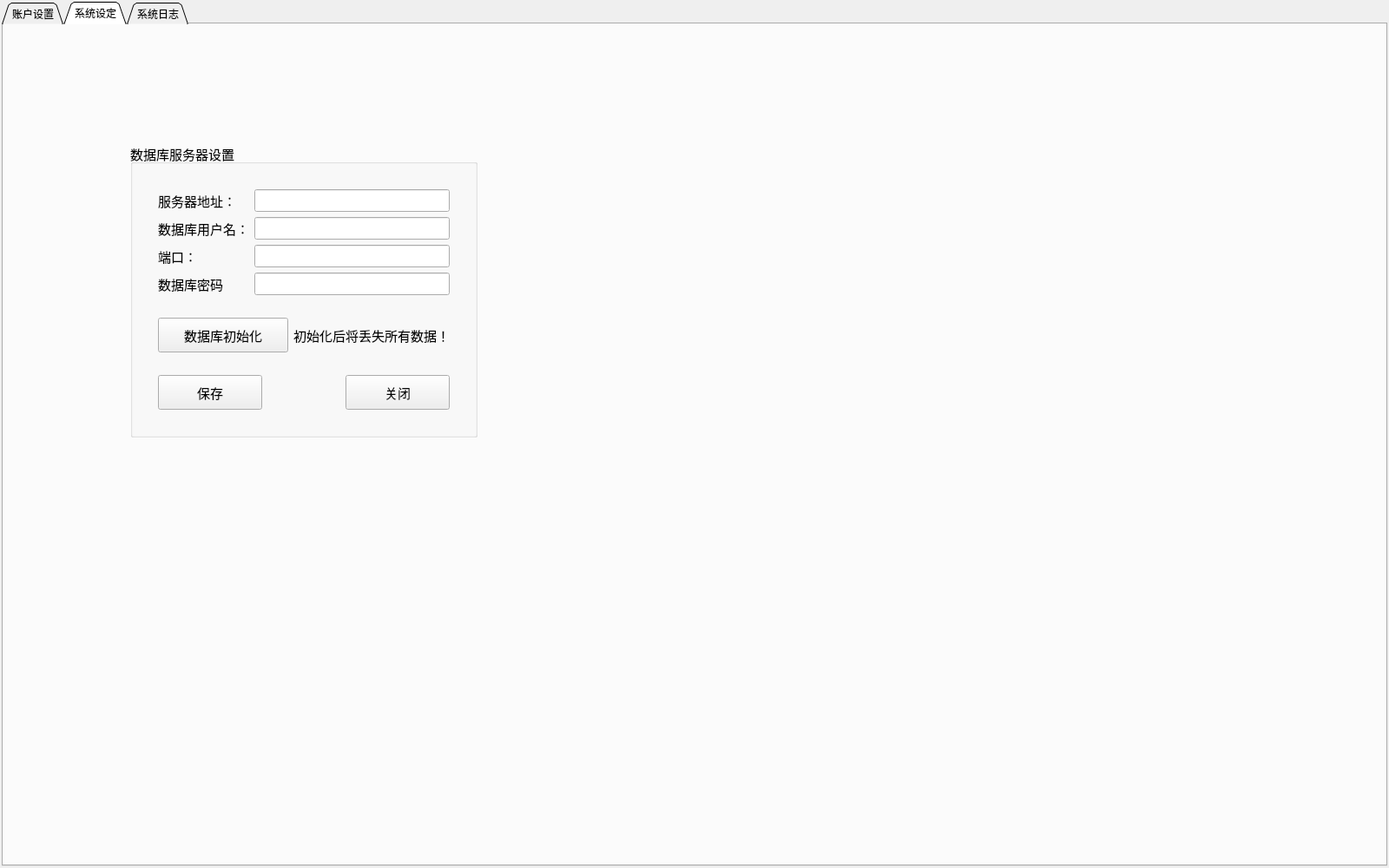
<?xml version="1.0" encoding="UTF-8"?>
<ui version="4.0">
 <class>setting</class>
 <widget class="QWidget" name="setting">
  <property name="geometry">
   <rect>
    <x>0</x>
    <y>0</y>
    <width>1600</width>
    <height>1000</height>
   </rect>
  </property>
  <property name="windowTitle">
   <string>Form</string>
  </property>
  <layout class="QHBoxLayout" name="horizontalLayout">
   <property name="leftMargin">
    <number>2</number>
   </property>
   <property name="topMargin">
    <number>2</number>
   </property>
   <property name="rightMargin">
    <number>2</number>
   </property>
   <property name="bottomMargin">
    <number>2</number>
   </property>
   <item>
    <widget class="QTabWidget" name="settingTabWidget">
     <property name="tabShape">
      <enum>QTabWidget::Triangular</enum>
     </property>
     <property name="currentIndex">
      <number>1</number>
     </property>
     <widget class="QWidget" name="tab">
      <attribute name="title">
       <string>账户设置</string>
      </attribute>
      <layout class="QHBoxLayout" name="horizontalLayout_5">
       <item>
        <layout class="QVBoxLayout" name="verticalLayout_4">
         <item>
          <spacer name="verticalSpacer_6">
           <property name="orientation">
            <enum>Qt::Vertical</enum>
           </property>
           <property name="sizeHint" stdset="0">
            <size>
             <width>20</width>
             <height>40</height>
            </size>
           </property>
          </spacer>
         </item>
         <item>
          <layout class="QHBoxLayout" name="horizontalLayout_4">
           <item>
            <spacer name="horizontalSpacer_3">
             <property name="orientation">
              <enum>Qt::Horizontal</enum>
             </property>
             <property name="sizeHint" stdset="0">
              <size>
               <width>40</width>
               <height>20</height>
              </size>
             </property>
            </spacer>
           </item>
           <item>
            <layout class="QVBoxLayout" name="verticalLayout_3">
             <item>
              <layout class="QVBoxLayout" name="verticalLayout">
               <item>
                <widget class="QLabel" name="label_6">
                 <property name="styleSheet">
                  <string notr="true">font: 75 12pt &quot;Arial&quot;;</string>
                 </property>
                 <property name="text">
                  <string>账户注册</string>
                 </property>
                </widget>
               </item>
               <item>
                <layout class="QGridLayout" name="gridLayout_6">
                 <item row="0" column="0">
                  <layout class="QGridLayout" name="gridLayout_4">
                   <item row="0" column="0">
                    <widget class="QLabel" name="label_7">
                     <property name="text">
                      <string>账号：</string>
                     </property>
                    </widget>
                   </item>
                   <item row="1" column="0">
                    <widget class="QLabel" name="label_9">
                     <property name="text">
                      <string>密码：</string>
                     </property>
                    </widget>
                   </item>
                  </layout>
                 </item>
                 <item row="0" column="1">
                  <layout class="QGridLayout" name="gridLayout_3">
                   <item row="0" column="0">
                    <widget class="QLineEdit" name="registerAcountEdit"/>
                   </item>
                   <item row="1" column="0">
                    <widget class="QLineEdit" name="registerPasswordEdit"/>
                   </item>
                  </layout>
                 </item>
                </layout>
               </item>
               <item>
                <spacer name="verticalSpacer">
                 <property name="orientation">
                  <enum>Qt::Vertical</enum>
                 </property>
                 <property name="sizeHint" stdset="0">
                  <size>
                   <width>20</width>
                   <height>40</height>
                  </size>
                 </property>
                </spacer>
               </item>
               <item>
                <layout class="QHBoxLayout" name="horizontalLayout_2">
                 <item>
                  <widget class="QPushButton" name="registerBtn">
                   <property name="sizePolicy">
                    <sizepolicy hsizetype="Expanding" vsizetype="Fixed">
                     <horstretch>0</horstretch>
                     <verstretch>0</verstretch>
                    </sizepolicy>
                   </property>
                   <property name="minimumSize">
                    <size>
                     <width>120</width>
                     <height>40</height>
                    </size>
                   </property>
                   <property name="text">
                    <string>确认</string>
                   </property>
                  </widget>
                 </item>
                 <item>
                  <spacer name="horizontalSpacer_10">
                   <property name="orientation">
                    <enum>Qt::Horizontal</enum>
                   </property>
                   <property name="sizeHint" stdset="0">
                    <size>
                     <width>40</width>
                     <height>20</height>
                    </size>
                   </property>
                  </spacer>
                 </item>
                 <item>
                  <widget class="QPushButton" name="cancelRegisterBtn">
                   <property name="sizePolicy">
                    <sizepolicy hsizetype="Expanding" vsizetype="Fixed">
                     <horstretch>0</horstretch>
                     <verstretch>0</verstretch>
                    </sizepolicy>
                   </property>
                   <property name="minimumSize">
                    <size>
                     <width>120</width>
                     <height>40</height>
                    </size>
                   </property>
                   <property name="text">
                    <string>取消</string>
                   </property>
                  </widget>
                 </item>
                </layout>
               </item>
              </layout>
             </item>
             <item>
              <spacer name="verticalSpacer_3">
               <property name="orientation">
                <enum>Qt::Vertical</enum>
               </property>
               <property name="sizeHint" stdset="0">
                <size>
                 <width>20</width>
                 <height>40</height>
                </size>
               </property>
              </spacer>
             </item>
             <item>
              <spacer name="verticalSpacer_4">
               <property name="orientation">
                <enum>Qt::Vertical</enum>
               </property>
               <property name="sizeHint" stdset="0">
                <size>
                 <width>20</width>
                 <height>40</height>
                </size>
               </property>
              </spacer>
             </item>
             <item>
              <layout class="QVBoxLayout" name="verticalLayout_2">
               <item>
                <widget class="QLabel" name="label">
                 <property name="styleSheet">
                  <string notr="true">font: 75 12pt &quot;Arial&quot;;</string>
                 </property>
                 <property name="text">
                  <string>密码修改</string>
                 </property>
                </widget>
               </item>
               <item>
                <layout class="QGridLayout" name="gridLayout_5">
                 <item row="0" column="0">
                  <layout class="QGridLayout" name="gridLayout">
                   <item row="0" column="0">
                    <widget class="QLabel" name="label_5">
                     <property name="text">
                      <string>账号：</string>
                     </property>
                    </widget>
                   </item>
                   <item row="1" column="0">
                    <widget class="QLabel" name="label_2">
                     <property name="text">
                      <string>原密码：</string>
                     </property>
                    </widget>
                   </item>
                   <item row="2" column="0">
                    <widget class="QLabel" name="label_3">
                     <property name="text">
                      <string>新密码：</string>
                     </property>
                    </widget>
                   </item>
                   <item row="3" column="0">
                    <widget class="QLabel" name="label_4">
                     <property name="text">
                      <string>密码确认：</string>
                     </property>
                    </widget>
                   </item>
                  </layout>
                 </item>
                 <item row="0" column="1">
                  <layout class="QGridLayout" name="gridLayout_2">
                   <item row="0" column="0">
                    <widget class="QLineEdit" name="accountAlterEdit"/>
                   </item>
                   <item row="1" column="0">
                    <widget class="QLineEdit" name="lastPasswordEdit"/>
                   </item>
                   <item row="2" column="0">
                    <widget class="QLineEdit" name="newPasswordEdit"/>
                   </item>
                   <item row="3" column="0">
                    <widget class="QLineEdit" name="surePasswordEdit"/>
                   </item>
                  </layout>
                 </item>
                </layout>
               </item>
               <item>
                <spacer name="verticalSpacer_2">
                 <property name="orientation">
                  <enum>Qt::Vertical</enum>
                 </property>
                 <property name="sizeHint" stdset="0">
                  <size>
                   <width>20</width>
                   <height>40</height>
                  </size>
                 </property>
                </spacer>
               </item>
               <item>
                <layout class="QHBoxLayout" name="horizontalLayout_3">
                 <item>
                  <widget class="QPushButton" name="conformBtn">
                   <property name="sizePolicy">
                    <sizepolicy hsizetype="Expanding" vsizetype="Fixed">
                     <horstretch>0</horstretch>
                     <verstretch>0</verstretch>
                    </sizepolicy>
                   </property>
                   <property name="minimumSize">
                    <size>
                     <width>120</width>
                     <height>40</height>
                    </size>
                   </property>
                   <property name="text">
                    <string>确认</string>
                   </property>
                  </widget>
                 </item>
                 <item>
                  <spacer name="horizontalSpacer_11">
                   <property name="orientation">
                    <enum>Qt::Horizontal</enum>
                   </property>
                   <property name="sizeHint" stdset="0">
                    <size>
                     <width>40</width>
                     <height>20</height>
                    </size>
                   </property>
                  </spacer>
                 </item>
                 <item>
                  <widget class="QPushButton" name="cancelBtn">
                   <property name="sizePolicy">
                    <sizepolicy hsizetype="Expanding" vsizetype="Fixed">
                     <horstretch>0</horstretch>
                     <verstretch>0</verstretch>
                    </sizepolicy>
                   </property>
                   <property name="minimumSize">
                    <size>
                     <width>120</width>
                     <height>40</height>
                    </size>
                   </property>
                   <property name="text">
                    <string>取消</string>
                   </property>
                  </widget>
                 </item>
                </layout>
               </item>
              </layout>
             </item>
            </layout>
           </item>
           <item>
            <spacer name="horizontalSpacer_2">
             <property name="orientation">
              <enum>Qt::Horizontal</enum>
             </property>
             <property name="sizeHint" stdset="0">
              <size>
               <width>40</width>
               <height>20</height>
              </size>
             </property>
            </spacer>
           </item>
           <item>
            <spacer name="horizontalSpacer_9">
             <property name="orientation">
              <enum>Qt::Horizontal</enum>
             </property>
             <property name="sizeHint" stdset="0">
              <size>
               <width>40</width>
               <height>20</height>
              </size>
             </property>
            </spacer>
           </item>
           <item>
            <spacer name="horizontalSpacer_8">
             <property name="orientation">
              <enum>Qt::Horizontal</enum>
             </property>
             <property name="sizeHint" stdset="0">
              <size>
               <width>40</width>
               <height>20</height>
              </size>
             </property>
            </spacer>
           </item>
           <item>
            <spacer name="horizontalSpacer_7">
             <property name="orientation">
              <enum>Qt::Horizontal</enum>
             </property>
             <property name="sizeHint" stdset="0">
              <size>
               <width>40</width>
               <height>20</height>
              </size>
             </property>
            </spacer>
           </item>
           <item>
            <spacer name="horizontalSpacer_6">
             <property name="orientation">
              <enum>Qt::Horizontal</enum>
             </property>
             <property name="sizeHint" stdset="0">
              <size>
               <width>40</width>
               <height>20</height>
              </size>
             </property>
            </spacer>
           </item>
           <item>
            <spacer name="horizontalSpacer_5">
             <property name="orientation">
              <enum>Qt::Horizontal</enum>
             </property>
             <property name="sizeHint" stdset="0">
              <size>
               <width>40</width>
               <height>20</height>
              </size>
             </property>
            </spacer>
           </item>
           <item>
            <spacer name="horizontalSpacer">
             <property name="orientation">
              <enum>Qt::Horizontal</enum>
             </property>
             <property name="sizeHint" stdset="0">
              <size>
               <width>40</width>
               <height>20</height>
              </size>
             </property>
            </spacer>
           </item>
           <item>
            <spacer name="horizontalSpacer_4">
             <property name="orientation">
              <enum>Qt::Horizontal</enum>
             </property>
             <property name="sizeHint" stdset="0">
              <size>
               <width>40</width>
               <height>20</height>
              </size>
             </property>
            </spacer>
           </item>
          </layout>
         </item>
         <item>
          <spacer name="verticalSpacer_5">
           <property name="orientation">
            <enum>Qt::Vertical</enum>
           </property>
           <property name="sizeHint" stdset="0">
            <size>
             <width>20</width>
             <height>40</height>
            </size>
           </property>
          </spacer>
         </item>
         <item>
          <spacer name="verticalSpacer_7">
           <property name="orientation">
            <enum>Qt::Vertical</enum>
           </property>
           <property name="sizeHint" stdset="0">
            <size>
             <width>20</width>
             <height>40</height>
            </size>
           </property>
          </spacer>
         </item>
        </layout>
       </item>
      </layout>
     </widget>
     <widget class="QWidget" name="tab_3">
      <attribute name="title">
       <string>系统设定</string>
      </attribute>
      <layout class="QGridLayout" name="gridLayout_11">
       <item row="0" column="0">
        <layout class="QHBoxLayout" name="horizontalLayout_8">
         <item>
          <spacer name="horizontalSpacer_13">
           <property name="orientation">
            <enum>Qt::Horizontal</enum>
           </property>
           <property name="sizeHint" stdset="0">
            <size>
             <width>40</width>
             <height>20</height>
            </size>
           </property>
          </spacer>
         </item>
         <item>
          <layout class="QVBoxLayout" name="verticalLayout_6">
           <property name="leftMargin">
            <number>9</number>
           </property>
           <property name="topMargin">
            <number>9</number>
           </property>
           <property name="rightMargin">
            <number>9</number>
           </property>
           <property name="bottomMargin">
            <number>9</number>
           </property>
           <item>
            <spacer name="verticalSpacer_9">
             <property name="orientation">
              <enum>Qt::Vertical</enum>
             </property>
             <property name="sizeHint" stdset="0">
              <size>
               <width>20</width>
               <height>40</height>
              </size>
             </property>
            </spacer>
           </item>
           <item>
            <widget class="QGroupBox" name="groupBox">
             <property name="font">
              <font>
               <family>Courier New</family>
               <pointsize>11</pointsize>
              </font>
             </property>
             <property name="title">
              <string>数据库服务器设置</string>
             </property>
             <layout class="QGridLayout" name="gridLayout_10">
              <item row="0" column="0">
               <layout class="QVBoxLayout" name="verticalLayout_5">
                <property name="leftMargin">
                 <number>20</number>
                </property>
                <property name="topMargin">
                 <number>20</number>
                </property>
                <property name="rightMargin">
                 <number>20</number>
                </property>
                <property name="bottomMargin">
                 <number>20</number>
                </property>
                <item>
                 <layout class="QGridLayout" name="gridLayout_9">
                  <item row="0" column="0">
                   <layout class="QGridLayout" name="gridLayout_7">
                    <item row="2" column="0">
                     <widget class="QLabel" name="label_13">
                      <property name="text">
                       <string>端口：</string>
                      </property>
                     </widget>
                    </item>
                    <item row="1" column="0">
                     <widget class="QLabel" name="label_10">
                      <property name="text">
                       <string>数据库用户名：</string>
                      </property>
                     </widget>
                    </item>
                    <item row="3" column="0">
                     <widget class="QLabel" name="label_11">
                      <property name="text">
                       <string>数据库密码</string>
                      </property>
                     </widget>
                    </item>
                    <item row="0" column="0">
                     <widget class="QLabel" name="label_8">
                      <property name="text">
                       <string>服务器地址：</string>
                      </property>
                     </widget>
                    </item>
                   </layout>
                  </item>
                  <item row="0" column="1">
                   <layout class="QGridLayout" name="gridLayout_8">
                    <item row="0" column="0">
                     <widget class="QLineEdit" name="lineEdit"/>
                    </item>
                    <item row="1" column="0">
                     <widget class="QLineEdit" name="lineEdit_2"/>
                    </item>
                    <item row="2" column="0">
                     <widget class="QLineEdit" name="lineEdit_3"/>
                    </item>
                    <item row="3" column="0">
                     <widget class="QLineEdit" name="lineEdit_4"/>
                    </item>
                   </layout>
                  </item>
                 </layout>
                </item>
                <item>
                 <spacer name="verticalSpacer_12">
                  <property name="orientation">
                   <enum>Qt::Vertical</enum>
                  </property>
                  <property name="sizeHint" stdset="0">
                   <size>
                    <width>20</width>
                    <height>20</height>
                   </size>
                  </property>
                 </spacer>
                </item>
                <item>
                 <layout class="QHBoxLayout" name="horizontalLayout_7">
                  <item>
                   <widget class="QPushButton" name="pushButton">
                    <property name="minimumSize">
                     <size>
                      <width>150</width>
                      <height>40</height>
                     </size>
                    </property>
                    <property name="text">
                     <string>数据库初始化</string>
                    </property>
                   </widget>
                  </item>
                  <item>
                   <widget class="QLabel" name="label_12">
                    <property name="text">
                     <string>初始化后将丢失所有数据！</string>
                    </property>
                   </widget>
                  </item>
                 </layout>
                </item>
                <item>
                 <spacer name="verticalSpacer_8">
                  <property name="orientation">
                   <enum>Qt::Vertical</enum>
                  </property>
                  <property name="sizeHint" stdset="0">
                   <size>
                    <width>20</width>
                    <height>20</height>
                   </size>
                  </property>
                 </spacer>
                </item>
                <item>
                 <layout class="QHBoxLayout" name="horizontalLayout_6">
                  <item>
                   <widget class="QPushButton" name="pushButton_2">
                    <property name="minimumSize">
                     <size>
                      <width>120</width>
                      <height>40</height>
                     </size>
                    </property>
                    <property name="text">
                     <string>保存</string>
                    </property>
                   </widget>
                  </item>
                  <item>
                   <spacer name="horizontalSpacer_12">
                    <property name="orientation">
                     <enum>Qt::Horizontal</enum>
                    </property>
                    <property name="sizeHint" stdset="0">
                     <size>
                      <width>40</width>
                      <height>20</height>
                     </size>
                    </property>
                   </spacer>
                  </item>
                  <item>
                   <widget class="QPushButton" name="pushButton_3">
                    <property name="minimumSize">
                     <size>
                      <width>120</width>
                      <height>40</height>
                     </size>
                    </property>
                    <property name="text">
                     <string>关闭</string>
                    </property>
                   </widget>
                  </item>
                 </layout>
                </item>
               </layout>
              </item>
             </layout>
            </widget>
           </item>
           <item>
            <spacer name="verticalSpacer_13">
             <property name="orientation">
              <enum>Qt::Vertical</enum>
             </property>
             <property name="sizeHint" stdset="0">
              <size>
               <width>20</width>
               <height>40</height>
              </size>
             </property>
            </spacer>
           </item>
           <item>
            <spacer name="verticalSpacer_14">
             <property name="orientation">
              <enum>Qt::Vertical</enum>
             </property>
             <property name="sizeHint" stdset="0">
              <size>
               <width>20</width>
               <height>40</height>
              </size>
             </property>
            </spacer>
           </item>
           <item>
            <spacer name="verticalSpacer_11">
             <property name="orientation">
              <enum>Qt::Vertical</enum>
             </property>
             <property name="sizeHint" stdset="0">
              <size>
               <width>20</width>
               <height>40</height>
              </size>
             </property>
            </spacer>
           </item>
           <item>
            <spacer name="verticalSpacer_10">
             <property name="orientation">
              <enum>Qt::Vertical</enum>
             </property>
             <property name="sizeHint" stdset="0">
              <size>
               <width>20</width>
               <height>40</height>
              </size>
             </property>
            </spacer>
           </item>
          </layout>
         </item>
         <item>
          <spacer name="horizontalSpacer_15">
           <property name="orientation">
            <enum>Qt::Horizontal</enum>
           </property>
           <property name="sizeHint" stdset="0">
            <size>
             <width>40</width>
             <height>20</height>
            </size>
           </property>
          </spacer>
         </item>
         <item>
          <spacer name="horizontalSpacer_20">
           <property name="orientation">
            <enum>Qt::Horizontal</enum>
           </property>
           <property name="sizeHint" stdset="0">
            <size>
             <width>40</width>
             <height>20</height>
            </size>
           </property>
          </spacer>
         </item>
         <item>
          <spacer name="horizontalSpacer_21">
           <property name="orientation">
            <enum>Qt::Horizontal</enum>
           </property>
           <property name="sizeHint" stdset="0">
            <size>
             <width>40</width>
             <height>20</height>
            </size>
           </property>
          </spacer>
         </item>
         <item>
          <spacer name="horizontalSpacer_19">
           <property name="orientation">
            <enum>Qt::Horizontal</enum>
           </property>
           <property name="sizeHint" stdset="0">
            <size>
             <width>40</width>
             <height>20</height>
            </size>
           </property>
          </spacer>
         </item>
         <item>
          <spacer name="horizontalSpacer_18">
           <property name="orientation">
            <enum>Qt::Horizontal</enum>
           </property>
           <property name="sizeHint" stdset="0">
            <size>
             <width>40</width>
             <height>20</height>
            </size>
           </property>
          </spacer>
         </item>
         <item>
          <spacer name="horizontalSpacer_17">
           <property name="orientation">
            <enum>Qt::Horizontal</enum>
           </property>
           <property name="sizeHint" stdset="0">
            <size>
             <width>40</width>
             <height>20</height>
            </size>
           </property>
          </spacer>
         </item>
         <item>
          <spacer name="horizontalSpacer_16">
           <property name="orientation">
            <enum>Qt::Horizontal</enum>
           </property>
           <property name="sizeHint" stdset="0">
            <size>
             <width>40</width>
             <height>20</height>
            </size>
           </property>
          </spacer>
         </item>
         <item>
          <spacer name="horizontalSpacer_14">
           <property name="orientation">
            <enum>Qt::Horizontal</enum>
           </property>
           <property name="sizeHint" stdset="0">
            <size>
             <width>40</width>
             <height>20</height>
            </size>
           </property>
          </spacer>
         </item>
        </layout>
       </item>
      </layout>
     </widget>
     <widget class="QWidget" name="tab_2">
      <attribute name="title">
       <string>系统日志</string>
      </attribute>
     </widget>
    </widget>
   </item>
  </layout>
 </widget>
 <resources/>
 <connections/>
</ui>
